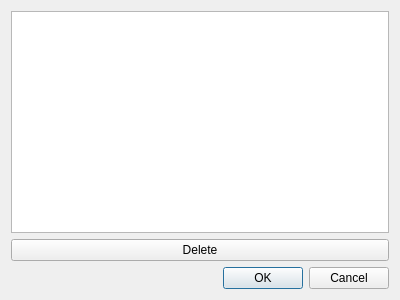
<?xml version="1.0" encoding="UTF-8"?>
<ui version="4.0">
 <class>Lord</class>
 <widget class="QDialog" name="Lord">
  <property name="geometry">
   <rect>
    <x>0</x>
    <y>0</y>
    <width>400</width>
    <height>300</height>
   </rect>
  </property>
  <property name="windowTitle">
   <string>Dialog</string>
  </property>
  <layout class="QVBoxLayout" name="verticalLayout">
   <item>
    <widget class="QListWidget" name="listWidget"/>
   </item>
   <item>
    <widget class="QPushButton" name="pushButton">
     <property name="text">
      <string>Delete</string>
     </property>
    </widget>
   </item>
   <item>
    <widget class="QDialogButtonBox" name="buttonBox">
     <property name="orientation">
      <enum>Qt::Horizontal</enum>
     </property>
     <property name="standardButtons">
      <set>QDialogButtonBox::Cancel|QDialogButtonBox::Ok</set>
     </property>
    </widget>
   </item>
  </layout>
 </widget>
 <resources/>
 <connections>
  <connection>
   <sender>buttonBox</sender>
   <signal>accepted()</signal>
   <receiver>Lord</receiver>
   <slot>accept()</slot>
   <hints>
    <hint type="sourcelabel">
     <x>248</x>
     <y>254</y>
    </hint>
    <hint type="destinationlabel">
     <x>157</x>
     <y>274</y>
    </hint>
   </hints>
  </connection>
  <connection>
   <sender>buttonBox</sender>
   <signal>rejected()</signal>
   <receiver>Lord</receiver>
   <slot>reject()</slot>
   <hints>
    <hint type="sourcelabel">
     <x>316</x>
     <y>260</y>
    </hint>
    <hint type="destinationlabel">
     <x>286</x>
     <y>274</y>
    </hint>
   </hints>
  </connection>
 </connections>
</ui>
